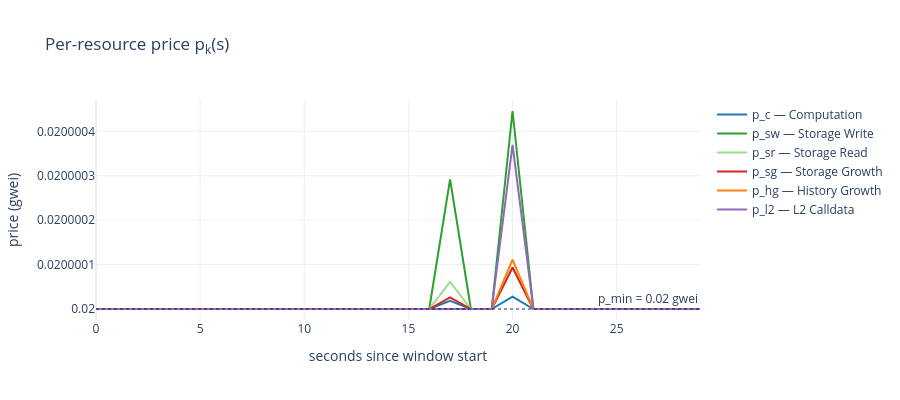

Write notebook code for a chart like this one.
### Markdown cell above
## 8. `price_per_resource` : max-over-sets projection

$$ p_k = p_{\min}\,\exp\!\left(\max_i\,\{a_{i,k}\,E_i\}\right). $$

Only the **binding** set lifts $p_k$. Sets that give resource $k$ a zero
weight ($a_{i,k}=0$) drop out of the max for that resource. With $e_k \ge 0$
and `taylor4_exp` monotone increasing on $[0, \infty)$, the floor
$p_k \ge p_{\min}$ is preserved.

### Code cell
def price_per_resource(E_per_set, set_weights, p_min_gwei):
    """p_k(s) = p_min * taylor4_exp(max_i a_{i,k} * E_i(s)).  Per-second."""
    prices = {}
    n_sec  = next(iter(E_per_set.values())).shape[0]
    for k in PRICED_SYMBOLS:
        e_k = np.zeros(n_sec)
        for set_name, weights in set_weights.items():
            a_ik = float(weights.get(k, 0.0))
            if a_ik == 0.0:
                continue
            e_k = np.maximum(e_k, a_ik * E_per_set[set_name])
        prices[k] = p_min_gwei * taylor4_exp(np.maximum(e_k, 0.0))
    return prices


prices = price_per_resource(E_per_set, SET_WEIGHTS, P_MIN_GWEI)

# Plot
fig = go.Figure()
for k in PRICED_SYMBOLS:
    fig.add_trace(go.Scatter(
        x=seconds_axis - seconds_axis[0], y=prices[k],
        mode='lines', name=f'p_{k} — {PRICED_SYMBOL_LABELS[k]}',
        line=dict(color=colors[k]),
    ))
fig.add_hline(y=P_MIN_GWEI, line_dash='dot', line_color='rgba(0,0,0,0.4)',
              annotation_text=f'p_min = {P_MIN_GWEI} gwei')
fig.update_layout(template='plotly_white', height=400,
                  title='Per-resource price p<sub>k</sub>(s)',
                  xaxis_title='seconds since window start', yaxis_title='price (gwei)')
fig.show()
print({k: f'{v.min():.4f} → {v.max():.4f}' for k, v in prices.items()})

### Figure 1 — Plotly figure (JSON) as saved in the notebook; plotly's stock layout.template omitted (floating-point values rounded to 4 significant figures)
{"data": [{"line": {"color": "#1f77b4"}, "mode": "lines", "name": "p_c — Computation", "type": "scatter", "x": [0, 1, 2, 3, 4, 5, 6, 7, 8, 9, 10, 11, 12, 13, 14, 15, 16, 17, 18, 19, 20, 21, 22, 23, 24, 25, 26, 27, 28, 29], "y": [0.02, 0.02, 0.02, 0.02, 0.02, 0.02, 0.02, 0.02, 0.02, 0.02, 0.02, 0.02, 0.02, 0.02, 0.02, 0.02, 0.02, 0.02, 0.02, 0.02, 0.02, 0.02, 0.02, 0.02, 0.02, 0.02, 0.02, 0.02, 0.02, 0.02]}, {"line": {"color": "#2ca02c"}, "mode": "lines", "name": "p_sw — Storage Write", "type": "scatter", "x": [0, 1, 2, 3, 4, 5, 6, 7, 8, 9, 10, 11, 12, 13, 14, 15, 16, 17, 18, 19, 20, 21, 22, 23, 24, 25, 26, 27, 28, 29], "y": [0.02, 0.02, 0.02, 0.02, 0.02, 0.02, 0.02, 0.02, 0.02, 0.02, 0.02, 0.02, 0.02, 0.02, 0.02, 0.02, 0.02, 0.02, 0.02, 0.02, 0.02, 0.02, 0.02, 0.02, 0.02, 0.02, 0.02, 0.02, 0.02, 0.02]}, {"line": {"color": "#98df8a"}, "mode": "lines", "name": "p_sr — Storage Read", "type": "scatter", "x": [0, 1, 2, 3, 4, 5, 6, 7, 8, 9, 10, 11, 12, 13, 14, 15, 16, 17, 18, 19, 20, 21, 22, 23, 24, 25, 26, 27, 28, 29], "y": [0.02, 0.02, 0.02, 0.02, 0.02, 0.02, 0.02, 0.02, 0.02, 0.02, 0.02, 0.02, 0.02, 0.02, 0.02, 0.02, 0.02, 0.02, 0.02, 0.02, 0.02, 0.02, 0.02, 0.02, 0.02, 0.02, 0.02, 0.02, 0.02, 0.02]}, {"line": {"color": "#d62728"}, "mode": "lines", "name": "p_sg — Storage Growth", "type": "scatter", "x": [0, 1, 2, 3, 4, 5, 6, 7, 8, 9, 10, 11, 12, 13, 14, 15, 16, 17, 18, 19, 20, 21, 22, 23, 24, 25, 26, 27, 28, 29], "y": [0.02, 0.02, 0.02, 0.02, 0.02, 0.02, 0.02, 0.02, 0.02, 0.02, 0.02, 0.02, 0.02, 0.02, 0.02, 0.02, 0.02, 0.02, 0.02, 0.02, 0.02, 0.02, 0.02, 0.02, 0.02, 0.02, 0.02, 0.02, 0.02, 0.02]}, {"line": {"color": "#ff7f0e"}, "mode": "lines", "name": "p_hg — History Growth", "type": "scatter", "x": [0, 1, 2, 3, 4, 5, 6, 7, 8, 9, 10, 11, 12, 13, 14, 15, 16, 17, 18, 19, 20, 21, 22, 23, 24, 25, 26, 27, 28, 29], "y": [0.02, 0.02, 0.02, 0.02, 0.02, 0.02, 0.02, 0.02, 0.02, 0.02, 0.02, 0.02, 0.02, 0.02, 0.02, 0.02, 0.02, 0.02, 0.02, 0.02, 0.02, 0.02, 0.02, 0.02, 0.02, 0.02, 0.02, 0.02, 0.02, 0.02]}, {"line": {"color": "#9467bd"}, "mode": "lines", "name": "p_l2 — L2 Calldata", "type": "scatter", "x": [0, 1, 2, 3, 4, 5, 6, 7, 8, 9, 10, 11, 12, 13, 14, 15, 16, 17, 18, 19, 20, 21, 22, 23, 24, 25, 26, 27, 28, 29], "y": [0.02, 0.02, 0.02, 0.02, 0.02, 0.02, 0.02, 0.02, 0.02, 0.02, 0.02, 0.02, 0.02, 0.02, 0.02, 0.02, 0.02, 0.02, 0.02, 0.02, 0.02, 0.02, 0.02, 0.02, 0.02, 0.02, 0.02, 0.02, 0.02, 0.02]}], "layout": {"annotations": [{"showarrow": false, "text": "p_min = 0.02 gwei", "x": 1, "xanchor": "right", "xref": "x domain", "y": 0.02, "yanchor": "bottom", "yref": "y"}], "height": 400, "shapes": [{"line": {"color": "rgba(0,0,0,0.4)", "dash": "dot"}, "type": "line", "x0": 0, "x1": 1, "xref": "x domain", "y0": 0.02, "y1": 0.02, "yref": "y"}], "title": {"text": "Per-resource price p<sub>k</sub>(s)"}, "xaxis": {"title": {"text": "seconds since window start"}}, "yaxis": {"title": {"text": "price (gwei)"}}}}
